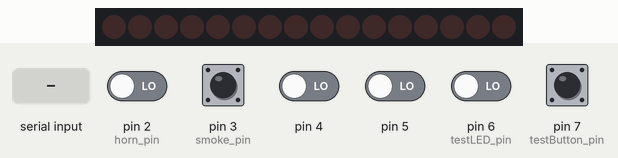
A sketch run on a simulated Arduino Uno, built with avr-gcc and run on an emulated ATmega328P. Shown: 16 shift-register outputs drawn as a row of LEDs (first output left, lit = HIGH). Wiring (inferred from the names in the program): 2 × shift register (74HC595): data pin 11; shift clock pin 12; latch pin 8. Wiring (inferred from the signals the program sends): row of LEDs: on Q0, Q1, Q2, Q3, Q4, Q5, Q6, Q7, Q8, Q9, Q10, Q11, Q12, Q13, Q14, Q15. The test bench sets the inputs (shaded band); at power-on: pin 2 (horn_pin), pin 3 (smoke_pin), pin 4, pin 5, pin 6 (testLED_pin), pin 7 (testButton_pin) LOW. What the sketch prints to the serial monitor is not drawn.

Above: at 1.2 s.
1.3 s: "Play 3\n" received over Serial
4.0 s: byte 104 ('h') received over Serial
6.5 s: byte 83 ('S') received over Serial
9.0 s: byte 115 ('s') received over Serial
11.5 s: "0" received over Serial
14.0 s: "1" received over Serial
At 15.7 s:
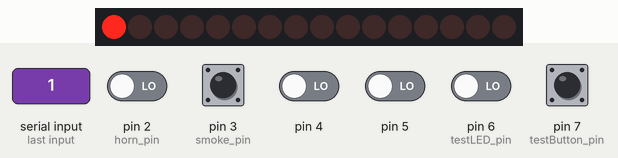
At 16.5 s:
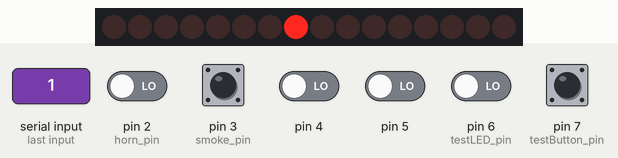
Timing chart, 0 to 17.5 s (numbered marks = the images above; inputs shaded):
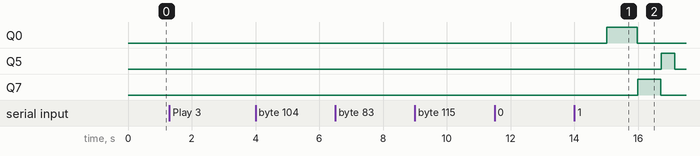

Measured:
- after the input at 1.3 s, every drawn part: stays the same
- after the input at 4.0 s, every drawn part: stays the same
- after the input at 6.5 s, every drawn part: stays the same
- after the input at 9.0 s, every drawn part: stays the same
- after the input at 11.5 s, every drawn part: stays the same
- after the input at 14.0 s, Q0: LOW → HIGH after 1.0 s, → LOW 0.96 s later; Q5: LOW → HIGH after 2.7 s, → LOW 0.42 s later; Q7: LOW → HIGH after 2.0 s, → LOW 0.72 s later

The sketch:

rduorgan.ino
```cpp
// (licence header left out)
#include <Arduino.h>

// comment this out if you're running without the expansion shield
#define SHIELD_EXISTS
// comment this out if you're driving the actual calliope valve assembly
//#define SPEAKER_MODE
// comment this out to not use the servos
#define READING_SERVOS
// leave this defined to get serial debugging output
#define DEBUG_OUTPUT

#ifdef SPEAKER_MODE
#include <PWM.h>
#endif

#ifdef SHIELD_EXISTS
#include <Wire.h>
#include <Adafruit_MCP23008.h>
#endif

#ifdef READING_SERVOS
#include <ServoDecoder.h>
#endif

void debugPrint(const char *msg) {
#ifdef DEBUG_OUTPUT
  Serial.print(msg);
#endif
}

void debugPrintln(const char *msg) {
#ifdef DEBUG_OUTPUT
  Serial.println(msg);
#endif
}

/******************** Configuration Parameters ********************/

const uint32_t  BELL_ON_TIME = 10000;   // bell can be on for 10 seconds max
const uint32_t  HORN_ON_TIME = 2000;    // horn can be on for 2 seconds max
const uint32_t  SMOKE_ON_TIME = 8000;   // smoke cycle is 8 seconds on,
const uint32_t  SMOKE_OFF_TIME = 5000;  // 5 seconds off


/******************** Shift-Register Manipulation ********************/
#ifdef SHIELD_EXISTS
//Pin connected to RCK of TPIC6B595 (pin 12)
const int srLatchPin = 8;
//Pin connected to SRCK of TPIC6B595 (pin 13)
const int srClockPin = 12;
////Pin connected to SER IN of TPIC6B595 (pin 3)
const int srDataPin = 11;

void writeSR16(uint16_t data) {
  // take the latchPin low so the outputs don't change while you're sending in bits:
  digitalWrite(srLatchPin, LOW);
  // write the high byte first
  shiftOut(srDataPin, srClockPin, MSBFIRST, data >> 8);
  // now the low byte
  shiftOut(srDataPin, srClockPin, MSBFIRST, data & 0xFF);
  //take the latch pin high to output the new data
  digitalWrite(srLatchPin, HIGH);
}

void initSR() {
  //set pins to output so we can control the shift register
  pinMode(srLatchPin, OUTPUT);
  pinMode(srClockPin, OUTPUT);
  pinMode(srDataPin, OUTPUT);
  writeSR16(0);
}
#endif


/******************** Frequency-Generator Code ********************/
#ifdef SPEAKER_MODE

const int speaker_pin = 9;

const uint16_t noteFreqs[] = { 0, 311, 329, 349, 369, 391, 440, 493, 466,
                              523, 554, 587, 659, 622, 698, 739, 783 };

void initFG() {
  InitTimersSafe();
}

void playSpeaker(uint16_t note) {
  if (0 == note)
    pwmWrite(speaker_pin, 0);
  else {
    SetPinFrequencySafe(speaker_pin, noteFreqs[constrain(note, 1, 16)]);
    pwmWrite(speaker_pin, 128);
  }
}

#endif

/******************** MCP I/O Expander Code ********************/
#ifdef SHIELD_EXISTS

Adafruit_MCP23008 mcp;

void initMCP() {
  mcp.begin(0); // assumes MCP23008 chip set to I2C address 0
}

#endif

void mcpWrite(int pin, uint8_t val) {
#ifdef SHIELD_EXISTS
  mcp.digitalWrite(pin, val);
#endif
}

void mcpPinMode(int pin, uint8_t mode) {
#ifdef SHIELD_EXISTS
  mcp.pinMode(pin, mode);
#endif
}

/******************** Calliope-Player Code ********************/

// note-to-pipe conversion

const uint16_t pipeTable[] = { 0, 0x0001, 0x0002, 0x0004, 0x0008, 0x0010, 0x0020, 0x0040, 0x0080,
                                  0x0100, 0x0200, 0x0400, 0x0800, 0x1000, 0x2000, 0x4000, 0x8000 };

struct Note {
  uint8_t  pipes;
  uint8_t   beats;
};

class Calliope {
  public:
    Calliope();
    void play(const Note *tune, int16_t tempo);
    void stop();
    bool playing() const {
      return running; }
    bool cycle();

  protected:
    void playNote(const Note *note);
    void setPipes(uint8_t pipes);

    bool    running;
    bool    resting;
    const Note    *currentNote;
    uint16_t  tempo;
    uint16_t  restInterval;
    uint32_t  timer;
};

Calliope::Calliope() {
  restInterval = 15;  // 15ms rest between notes
  stop();
}

void Calliope::play(const Note *tune, int16_t tempo) {
  if (tune->beats != 0) {
    running = true;
    resting = false;
    currentNote = tune;
    this->tempo = tempo;
    playNote(currentNote);
  }
}

void Calliope::stop() {
  // this assumes 0 turns all pipes off
  setPipes(0);
  running = false;
  debugPrintln("END");
}

// returns true if tune still running
bool Calliope::cycle() {
  if (running) {
    // see if it's time to do something
    if (timer <= millis())
      if (resting) {
        // we were in an inter-note pause, so move to the next note
        resting = false;
        currentNote++;
        if (0 == currentNote->beats)
          stop();
        else
          playNote(currentNote);
      }
      else {
      // we were playing a note, so stop and rest
      resting = true;
      setPipes(0);
      timer = millis() + restInterval;
    }
  }
  return running;
}

void Calliope::playNote(const Note *note) {
  setPipes(note->pipes);
  timer = millis() + (tempo * note->beats);
}

void Calliope::setPipes(uint8_t pipes) {
  if (!resting) {
#ifdef DEBUG_OUTPUT
    Serial.print(pipes);
    Serial.print("  ");
#endif
  }
#ifdef SHIELD_EXISTS
  writeSR16(pipeTable[constrain(pipes, 0, 16)]);
#endif
#ifdef SPEAKER_MODE
  playSpeaker(pipes);
#endif
}

/**************** Bell and Smoke Drivers *****************/

int testPulseWidth = 100;

class SinglePulser {
  public:
    SinglePulser(int pin, uint32_t on_time);
    void start();
    void stop();
    bool cycle();
    bool active();

  protected:
    enum      SPState { STOPPED, ACTIVE };
    SPState   state;
    int       pin;
    uint32_t  timer, on_time;
};

SinglePulser::SinglePulser(int pin, uint32_t on_time) :
      pin(pin), on_time(on_time) {
  state = STOPPED;
}

void SinglePulser::start() {
  if (STOPPED == state) {
    state = ACTIVE;
    mcpWrite(pin, HIGH);
    timer = millis() + on_time;
  }
}

void SinglePulser::stop() {
  if (STOPPED != state) {
    state = STOPPED;
    mcpWrite(pin, LOW);
  }
}

bool SinglePulser::cycle() {
  if (STOPPED != state) {
    if (millis() > timer)
      stop();
  }
  return STOPPED != state;
}

bool SinglePulser::active() {
  return STOPPED != state;
}

class PulseCycler {
  public:
    PulseCycler(int pin, uint32_t on_time, uint32_t off_time);
    void start();
    void stop();
    bool cycle();
    bool active();

  protected:
    enum      PCState { STOPPED, ACTIVE, RESTING };
    PCState   state;
    int       pin;
    uint32_t  timer, on_time, off_time;
};

PulseCycler::PulseCycler(int pin, uint32_t on_time, uint32_t off_time) :
      pin(pin), on_time(on_time), off_time(off_time) {
  state = STOPPED;
}

void PulseCycler::start() {
  if (STOPPED == state) {
    state = ACTIVE;
    mcpWrite(pin, HIGH);
    timer = millis() + on_time;
  }
}

void PulseCycler::stop() {
  if (STOPPED != state) {
    state = STOPPED;
    mcpWrite(pin, LOW);
  }
}

bool PulseCycler::cycle() {
  if (STOPPED != state) {
    if (millis() > timer)
      switch(state) {
        case ACTIVE:
          mcpWrite(pin, LOW);
          state = RESTING;
          timer = millis() + off_time;
        break;
        case RESTING:
          mcpWrite(pin, HIGH);
          state = ACTIVE;
          timer = millis() + on_time;
        break;
      }
  }
  return STOPPED != state;
}

bool PulseCycler::active() {
  return STOPPED != state;
}

/************************ Blinker ************************/

class LEDBlinker {
  public:
    LEDBlinker(int pin, uint32_t period = 1000);
    void pulse();
    void cycle();

  protected:
    int       pin;
    uint32_t  period;
    uint32_t  timer;
    uint32_t  pulseTimer;
    bool      lit;
};

LEDBlinker::LEDBlinker(int pin, uint32_t period) :
  pin(pin), period(period) {
  lit = false;
  timer = millis();
  pulseTimer = 0;
}

void LEDBlinker::pulse() {

  timer = millis();
  pulseTimer = millis() + period;
}

void LEDBlinker::cycle() {
  if (timer <= millis()) {
    if (lit)
      mcpWrite(pin, LOW);
    else
      mcpWrite(pin, HIGH);
    lit = !lit;
    if (pulseTimer > millis())
      timer = millis() + period / 16;
    else
      timer = millis() + period;
  }
}

/*********************** Main Code ***********************/

const int bell_pin = 0;
// channel 1 is broken for now
const int horn_pin = 2;
const int smoke_pin = 3;
const int testButton_pin = 7;
const int testLED_pin = 6;

enum cmd_type { NO_CMD, PLAY_1, PLAY_2, PLAY_3, PLAY_4, STOP_PLAY, SMOKE_ON, SMOKE_OFF, BELL_ON, BELL_OFF,
				HORN_ON, HORN_OFF, AUX1_ON, AUX1_OFF, AUX2_ON, AUX2_OFF };

Calliope organ;
SinglePulser bell(bell_pin, BELL_ON_TIME);
SinglePulser horn(horn_pin, HORN_ON_TIME);
PulseCycler smoker(smoke_pin, SMOKE_ON_TIME, SMOKE_OFF_TIME);
LEDBlinker blinker(testLED_pin);

bool  aux1Active;

#ifdef READING_SERVOS
  AnalogChannel soundServo(2);
  BooleanChannel smokeServo(3);
//  BooleanChannel calliopeTrigger(5);
  bool lastCalliopeTrigger, lastBellTrigger, lastHornTrigger, lastSmokeTrigger;
#endif

const uint16_t vaderTempo = 90;
const Note vaderTune[] = {
    {5,8}, {5,8}, {5,8}, {1,6}, {8,2},   {5,8}, {1,6}, {8,2}, {5,16}, {0,2},   {11,8}, {11,8}, {11,8}, {13,6}, {8,2},
    {4,8}, {1,6}, {8,2}, {5,16}, {0,2},   {16,8}, {5,6}, {5,2}, {16,8}, {15,6}, {14,2},   {12,2}, {13,2}, {12,2}, {0,2}, {5,4}, {10,8}, {9,6}, {7,2},
    {8,2}, {6,2}, {8,4}, {0,2}, {1,4}, {5,8}, {1,6}, {5,2},   {8,8}, {5,6}, {8,2}, {11,16}, {0,2},  {16,8}, {5,6}, {5,2}, {16,8}, {15,6}, {14,2},
    {12,2}, {13,2}, {12,4}, {0,2}, {5,4}, {10,8}, {9,6}, {7,2},   {8,2}, {6,2}, {8,4}, {0,2}, {1,4}, {5,8}, {1,6}, {8,2},   {5,8}, {1,6}, {8,2}, {5,16},
    {0,0}};

/* Original, as notated by Joe
const uint16_t starWarsTempo = 110;
const Note starWarsTune[] = {
    {1,8}, {8,4}, {6,4}, {5,4}, {3,4}, {13,8}, {8,4}, {6,4}, {5,4}, {3,4},
    {13,8}, {8,4}, {6,4}, {5,4}, {6,4}, {3,12}, {0,4}, {1,8}, {8,4}, {6,4}, {5,4}, {3,4},
    {13,8}, {8,4}, {6,4}, {5,4}, {3,4}, {13,8}, {8,4}, {6,4}, {5,4}, {6,4}, {3,12},
  {0,0} };
*/
const uint16_t starWarsTempo = 60;
const Note starWarsTune[] = {
    {1,16}, {8,12}, {6,7}, {5,7}, {3,7}, {13,16}, {8,12}, {6,7}, {5,7}, {3,7},
    {13,16}, {8,12}, {6,7}, {5,7}, {6,7}, {3,24}, {0,8}, {1,16}, {8,12}, {6,7}, {5,7}, {3,7},
    {13,16}, {8,12}, {6,7}, {5,7}, {3,7}, {13,16}, {8,12}, {6,7}, {5,7}, {6,7}, {3,24},
  {0,0} };

const uint16_t ewoksTempo = 180;
const Note ewoksTune[] = {
    {5,4}, {5,4}, {2,4}, {5,4}, {1,4}/*???*/, {5,4}, {2,4}, {5,4}, {5,4}, {5,4}, {6,4}, {7,4}, {9,4},
 {0,0} };

const uint16_t scalesTempo = 500;
const Note scalesTune[] = { {1,1}, {2,1}, {3,1}, {4,1}, {5,1}, {6,1}, {7,1}, {8,1}, {9,1}, {10,1}, {11,1}, {12,1},
                            {13,1}, {14,1}, {15,1}, {16,1}, {0,0} };


void setup() {
  Serial.begin(9600);
  #ifdef DEBUG_OUTPUT
  Serial.print("Starting - build "); Serial.print(__DATE__); Serial.print("  "); Serial.println(__TIME__);
  #endif
  #ifdef SPEAKER_MODE
  initFG();
  #endif
  #ifdef SHIELD_EXISTS
  initSR();
  initMCP();
  mcp.pinMode(bell_pin, OUTPUT);
  mcp.digitalWrite(bell_pin, LOW);
  mcp.pinMode(horn_pin, OUTPUT);
  mcp.digitalWrite(horn_pin, LOW);
  mcp.pinMode(smoke_pin, OUTPUT);
  mcp.digitalWrite(smoke_pin, LOW);
//  mcp.pinMode(smokeHeater_pin, OUTPUT);
//  mcp.digitalWrite(smokeHeater_pin, LOW);
//  mcp.pinMode(aux1_pin, OUTPUT);
//  mcp.digitalWrite(aux1_pin, LOW);
  mcp.pinMode(testButton_pin, INPUT);
  mcp.pullUp(testButton_pin, HIGH);
  mcp.pinMode(testLED_pin, OUTPUT);
  mcp.digitalWrite(testLED_pin, LOW);
  #endif
  #ifdef READING_SERVOS
  ServoDecoder::init();
  soundServo.setSlew(20);
  smokeServo.setSlew(20);
  lastCalliopeTrigger = false;
  lastBellTrigger = false;
  lastHornTrigger = false;
  lastSmokeTrigger = false;
  #endif
  aux1Active = false;
}

void loop() {
  // very first thing to do is see if the test button is pushed
#ifdef SHIELD_EXISTS
  if (!mcp.digitalRead(testButton_pin) && !organ.playing()) {
    debugPrintln("Test button!");
  // cycle bell, horn and smoke
  mcp.digitalWrite(bell_pin, HIGH);
  delay(750);
  mcp.digitalWrite(bell_pin, LOW);
  mcp.digitalWrite(horn_pin, HIGH);
  delay(750);
  mcp.digitalWrite(horn_pin, LOW);
  mcp.digitalWrite(smoke_pin, HIGH);
  delay(1000);
  mcp.digitalWrite(smoke_pin, LOW);

//    organ.play(scalesTune, scalesTempo);
  }
#endif

  // next thing to do is see if we have received a command
  cmd_type cmd = NO_CMD;
  // look for serial input first
  if (Serial.available() > 0) {
    char ch = Serial.read();
    switch (ch) {
      case 'p':
      case 'P':
        testPulseWidth = Serial.parseInt();
        Serial.print("Width = "); Serial.println(testPulseWidth);
        break;
      case '0':
        cmd = STOP_PLAY;
        break;
      case '1':
        cmd = PLAY_1;
        break;
      case '2':
        cmd = PLAY_2;
        break;
      case '3':
        cmd = PLAY_3;
        break;
      case '4':
        cmd = PLAY_4;
        break;
      case 'B':
        cmd = BELL_ON;
        break;
      case 'b':
        cmd = BELL_OFF;
        break;
	case 'H':
		cmd = HORN_ON;
		break;
	case 'h':
		cmd = HORN_OFF;
                break;
      case 'S':
        cmd = SMOKE_ON;
        break;
      case 's':
        cmd = SMOKE_OFF;
        break;
      case 'X':
        cmd = AUX1_ON;
        break;
      case 'x':
        cmd = AUX1_OFF;
        break;
    }
  }
#ifdef READING_SERVOS
  // if no serial command, try the servos

	if (NO_CMD == cmd) {
    if (soundServo.validData()) {
      int servoVal = soundServo.value();
//      Serial.println(servoVal);
      if ((servoVal < 1300) && !lastHornTrigger) {
        cmd = HORN_ON;
        lastHornTrigger = true;
      }
      else
        if ((servoVal > 1400) & lastHornTrigger) {
          cmd = HORN_OFF;
          lastHornTrigger = false;
        }
        else
          if ((servoVal > 1700) && !lastBellTrigger) {
            cmd = BELL_ON;
            lastBellTrigger = true;
          }
          else
            if ((servoVal < 1600) && lastBellTrigger) {
              cmd = BELL_OFF;
              lastBellTrigger = false;
            }
    }
		bool smokeTrigger = smokeServo.value();
		if (smokeTrigger != lastSmokeTrigger) {
			cmd = smokeTrigger ? SMOKE_ON : SMOKE_OFF;
			lastSmokeTrigger = smokeTrigger;
		}
  }

#endif

  if (NO_CMD != cmd)
    blinker.pulse();

  // if we have a command, execute it
  switch(cmd) {
    case STOP_PLAY:
      debugPrintln("Stop organ");
      organ.stop();
      break;

    case PLAY_1:
      debugPrintln("Play 1");
      organ.play(starWarsTune, starWarsTempo);
      break;
    case PLAY_2:
    case PLAY_3:  // here for now because Ewoks tune is broken
      debugPrintln("Play 2");
     organ.play(vaderTune, vaderTempo);
      break;
/*
    case PLAY_3:
      debugPrintln("Play 3");
      organ.play(ewoksTune, ewoksTempo);
      break;
*/
    case PLAY_4:
      debugPrintln("Play 4");
      organ.play(scalesTune, scalesTempo);
      break;

    case BELL_ON:
      debugPrintln("Bell on");
      bell.start();
      break;

    case BELL_OFF:
      debugPrintln("Bell off");
      bell.stop();
      break;

    case HORN_ON:
      debugPrintln("Horn on");
      horn.start();
      break;

    case HORN_OFF:
      debugPrintln("Horn off");
      horn.stop();
      break;

    case SMOKE_ON:
      debugPrintln("Smoke on");
      smoker.start();
      break;

    case SMOKE_OFF:
      debugPrintln("Smoke off");
      smoker.stop();
      break;


/*
    case AUX1_ON:
      debugPrintln("Aux1 on");
      mcpWrite(aux1_pin, HIGH);
      aux1Active = true;
      break;

    case AUX1_OFF:
      debugPrintln("Aux1 off");
      mcpWrite(aux1_pin, LOW);
      aux1Active = false;
      break;
*/
  }
  // do maintenance for background processes
  organ.cycle();
  bell.cycle();
  horn.cycle();
  smoker.cycle();
  blinker.cycle();
}
```
